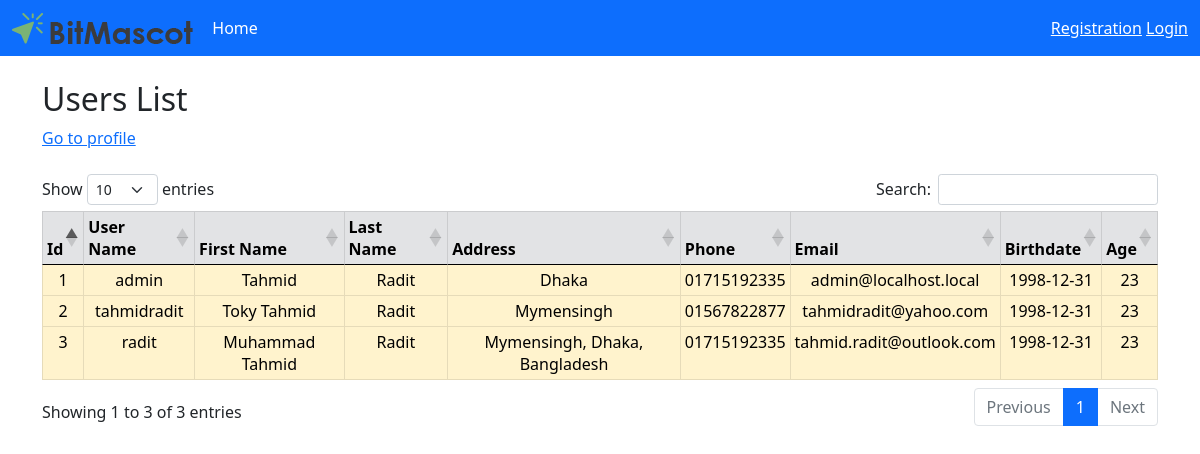
The page /Controllers/usersList.php on the database its author committed.
### tables this page shows
CREATE TABLE `users` (
  `Id` int(5) NOT NULL,
  `UserName` varchar(30) NOT NULL,
  `FirstName` varchar(65) NOT NULL,
  `LastName` varchar(65) NOT NULL,
  `Address` varchar(65) NOT NULL,
  `Phone` text NOT NULL,
  `Email` varchar(30) NOT NULL,
  `Birthdate` date NOT NULL,
  `Age` int(3) NOT NULL,
  `Password` varchar(7) NOT NULL
);

### Controllers/usersList.php (the view, shortened to what this page needs)
<?php
    include('../Views/navigation.php');
    $mysqlConnection = mySqlConnection();
    $query = "select * from users ";
    $sqlExecution=mysqli_query($mysqlConnection,$query);
?>
<div class="container">
<h2>Users List</h2>
<a href="../Views/userProfile.php">Go to profile</a> <br><br>
<table id="usersList" class="table table-warning table-bordered table-sm text-center">
        <thead class="table table-secondary">
            <tr>
                <th>Id</th>
                <th>User Name</th>
                <th>First Name</th>
                <th>Last Name</th>
                <th>Address</th>
                <th>Phone</th>
                <th>Email</th>
                <th>Birthdate</th>
                <th>Age</th>
            </tr>
        </thead>
        <tbody>
            <?php
                while ($rowsCount = mysqli_fetch_assoc($sqlExecution)) {
                    echo "
                         <tr>
                            <td>".$rowsCount['Id']."</td>
                            <td>".$rowsCount['UserName']."</td>
                            <td>".$rowsCount['FirstName']."</td>
                            <td>".$rowsCount['LastName']."</td>
                            <td>".$rowsCount['Address']."</td>
                            <td>".$rowsCount['Phone']."</td>
                            <td>".$rowsCount['Email']."</td>
                            <td>".$rowsCount['Birthdate']."</td>
                            <td>".$rowsCount['Age']."</td>
                        </tr>
                        ";
                }
            ?>
    </table>
</div>

### Views/navigation.php (shortened to what this page needs)
<link href="../lib/bootstrap-5.1.1-dist/css/bootstrap.min.css" rel="stylesheet">
<link rel="stylesheet" href="https://cdnjs.cloudflare.com/ajax/libs/twitter-bootstrap/5.0.1/css/bootstrap.min.css" />
<link rel="stylesheet" href="https://cdn.datatables.net/1.11.3/css/dataTables.bootstrap5.min.css" />
<header class="customHeader">
  <nav class="navbar navbar-expand-lg navbar-light bg-primary">
    <div class="container-fluid">
      <a href="homepage.php"> <img align="left" src="../lib/images/BitMascot.png" /> </a>
      <div class="collapse navbar-collapse" id="navbarSupportedContent">
        <ul class="navbar-nav me-auto mb-2 mb-lg-0">
          <li class="nav-item">
            <a class="nav-link active text-white" aria-current="page" href="homepage.php"> &nbsp; Home</a>
          </li>
        </ul>
        <ul class="nav navbar-nav navbar-right">
          <li><a class="text-white" href="../Views/registerUser.php">Registration</a></li> &nbsp;
          <li><a class="text-white" href="../Views/login.php">Login</a></li>
        </ul>
      </div>
    </div>
  </nav>
</header>

### rows shown on the page
users: Id "1", UserName "admin", FirstName "Tahmid", LastName "Radit", Address "Dhaka", Phone "01715192335", Email "admin@localhost.local", Birthdate "1998-12-31", Age "23"
users: Id "2", UserName "tahmidradit", FirstName "Toky Tahmid", LastName "Radit", Address "Mymensingh", Phone "01567822877", Email "tahmidradit@yahoo.com", Birthdate "1998-12-31", Age "23"
users: Id "3", UserName "radit", FirstName "Muhammad Tahmid", LastName "Radit", Address "Mymensingh, Dhaka, Bangladesh", Phone "01715192335", Email "tahmid.radit@outlook.com", Birthdate "1998-12-31", Age "23"
